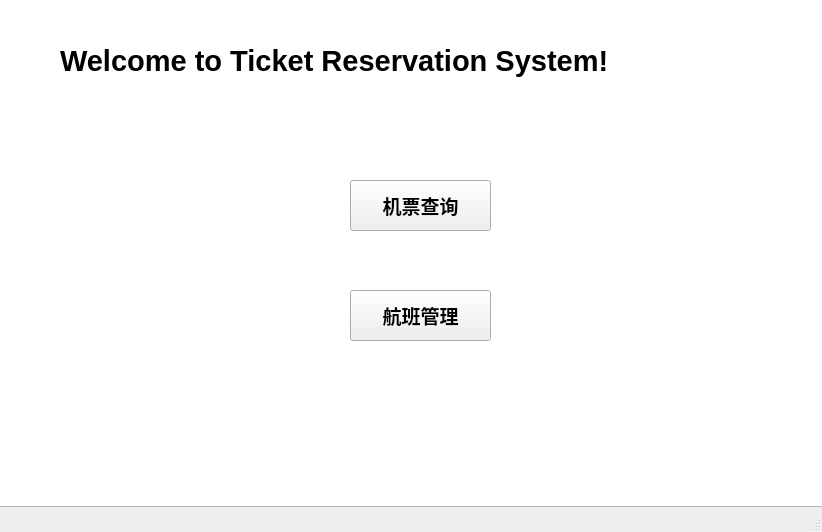
<?xml version="1.0" encoding="UTF-8"?>
<ui version="4.0">
 <class>HomeWindow</class>
 <widget class="QMainWindow" name="HomeWindow">
  <property name="geometry">
   <rect>
    <x>0</x>
    <y>0</y>
    <width>822</width>
    <height>532</height>
   </rect>
  </property>
  <property name="windowTitle">
   <string>HomeWindow</string>
  </property>
  <widget class="QWidget" name="centralwidget">
   <widget class="QListView" name="listView">
    <property name="geometry">
     <rect>
      <x>-27</x>
      <y>-94</y>
      <width>911</width>
      <height>601</height>
     </rect>
    </property>
    <property name="font">
     <font>
      <family>Arial</family>
      <pointsize>22</pointsize>
      <weight>75</weight>
      <bold>true</bold>
     </font>
    </property>
    <property name="styleSheet">
     <string notr="true">background-image:url(&quot;C:/Users/11245/Documents/Web/background_image/1.jpg&quot;)</string>
    </property>
   </widget>
   <widget class="QLabel" name="label">
    <property name="geometry">
     <rect>
      <x>60</x>
      <y>10</y>
      <width>731</width>
      <height>101</height>
     </rect>
    </property>
    <property name="font">
     <font>
      <family>Arial</family>
      <pointsize>22</pointsize>
      <weight>75</weight>
      <bold>true</bold>
     </font>
    </property>
    <property name="text">
     <string>Welcome to Ticket Reservation System!</string>
    </property>
   </widget>
   <widget class="QPushButton" name="pushButton">
    <property name="geometry">
     <rect>
      <x>350</x>
      <y>180</y>
      <width>141</width>
      <height>51</height>
     </rect>
    </property>
    <property name="font">
     <font>
      <family>Arial</family>
      <pointsize>14</pointsize>
      <weight>75</weight>
      <bold>true</bold>
     </font>
    </property>
    <property name="text">
     <string>机票查询</string>
    </property>
   </widget>
   <widget class="QPushButton" name="pushButton_2">
    <property name="geometry">
     <rect>
      <x>350</x>
      <y>290</y>
      <width>141</width>
      <height>51</height>
     </rect>
    </property>
    <property name="font">
     <font>
      <family>Arial</family>
      <pointsize>14</pointsize>
      <weight>75</weight>
      <bold>true</bold>
     </font>
    </property>
    <property name="text">
     <string>航班管理</string>
    </property>
   </widget>
  </widget>
  <widget class="QMenuBar" name="menubar">
   <property name="geometry">
    <rect>
     <x>0</x>
     <y>0</y>
     <width>822</width>
     <height>26</height>
    </rect>
   </property>
  </widget>
  <widget class="QStatusBar" name="statusbar"/>
 </widget>
 <resources/>
 <connections/>
</ui>
